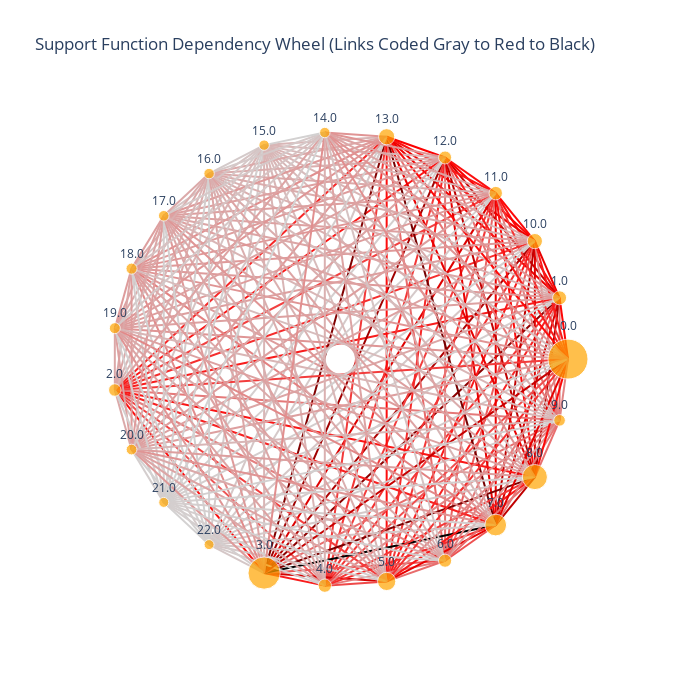

Notebook code cell kept with this figure:
### Markdown cell above
The next plot is a circular Sankey chart using Plotly, which is not quite as successful a visualization but does appear in line. This was done with the help of Chat-GPT.

### Code cell
pairs = []
for incident, group in df.groupby("incidentId"):
    funcs = group["supportFunction"].unique()
    pairs.extend(combinations(sorted(funcs), 2))

pair_counts = Counter(pairs)

nodes = sorted(set([f for pair in pair_counts.keys() for f in pair]))
num_nodes = len(nodes)
angles = np.linspace(0, 2*np.pi, num_nodes, endpoint=False)
radius = 1
node_coords = {node: (radius*np.cos(a), radius*np.sin(a)) for node, a in zip(nodes, angles)}
node_counts = df['supportFunction'].value_counts().to_dict()
min_size = 10
max_size = 40

def size_for_count(count):
    min_count = min(node_counts.values())
    max_count = max(node_counts.values())
    if max_count == min_count:
        return (min_size + max_size) / 2
    # linear scaling
    return min_size + (count - min_count) / (max_count - min_count) * (max_size - min_size)

node_sizes = [size_for_count(node_counts[node]) for node in nodes]

max_count = max(pair_counts.values())
min_count = min(pair_counts.values())

def color_for_value(value):
    # Linear interpolation from light gray to red to black
    cmap = colors.LinearSegmentedColormap.from_list("", ["lightgray", "red", "black"])
    norm = (value - min_count) / (max_count - min_count) if max_count != min_count else 0
    rgb = cmap(norm)[:3]  # RGB tuple 0-1
    return f'rgb({int(rgb[0]*255)}, {int(rgb[1]*255)}, {int(rgb[2]*255)})'

fig = go.Figure()

# Add links
for (a, b), value in pair_counts.items():
    x0, y0 = node_coords[a]
    x1, y1 = node_coords[b]
    fig.add_trace(go.Scatter(
        x=[x0, x1],
        y=[y0, y1],
        mode='lines',
        line=dict(width=2, color=color_for_value(value)),  # fixed width, color shows weight
        hoverinfo='text',
        text=f"{a} → {b}: {value}",
        showlegend=False
    ))

# Add nodes
fig.add_trace(go.Scatter(
    x=[coord[0] for coord in node_coords.values()],
    y=[coord[1] for coord in node_coords.values()],
    mode='markers+text',
    text=nodes,
    textposition="top center",
    marker=dict(size=node_sizes, color='orange'),
    hoverinfo='text',
    showlegend=False
))

# Layout adjustments
fig.update_layout(
    title="Support Function Dependency Wheel (Links Coded Gray to Red to Black)",
    xaxis=dict(showgrid=False, zeroline=False, showticklabels=False),
    yaxis=dict(showgrid=False, zeroline=False, showticklabels=False),
    width=700,
    height=700,
    plot_bgcolor="white"
)

fig.show()
